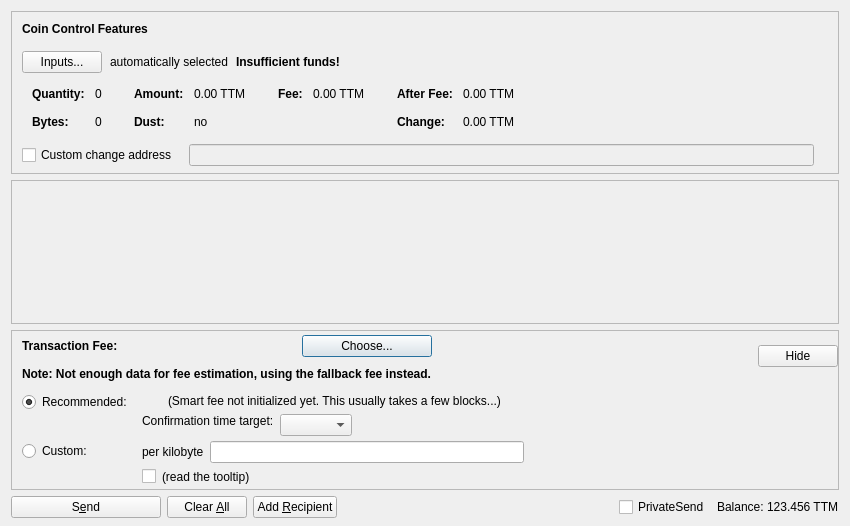
<?xml version="1.0" encoding="UTF-8"?>
<ui version="4.0">
 <class>SendCoinsDialog</class>
 <widget class="QDialog" name="SendCoinsDialog">
  <property name="geometry">
   <rect>
    <x>0</x>
    <y>0</y>
    <width>850</width>
    <height>526</height>
   </rect>
  </property>
  <property name="windowTitle">
   <string>Send Coins</string>
  </property>
  <layout class="QVBoxLayout" name="verticalLayout" stretch="0,1,0,0">
   <property name="bottomMargin">
    <number>8</number>
   </property>
   <item>
    <widget class="QFrame" name="frameCoinControl">
     <property name="sizePolicy">
      <sizepolicy hsizetype="Expanding" vsizetype="Expanding">
       <horstretch>0</horstretch>
       <verstretch>0</verstretch>
      </sizepolicy>
     </property>
     <property name="maximumSize">
      <size>
       <width>16777215</width>
       <height>16777215</height>
      </size>
     </property>
     <property name="frameShape">
      <enum>QFrame::StyledPanel</enum>
     </property>
     <property name="frameShadow">
      <enum>QFrame::Sunken</enum>
     </property>
     <layout class="QVBoxLayout" name="verticalLayoutCoinControl2">
      <property name="spacing">
       <number>0</number>
      </property>
      <property name="leftMargin">
       <number>0</number>
      </property>
      <property name="topMargin">
       <number>0</number>
      </property>
      <property name="rightMargin">
       <number>0</number>
      </property>
      <property name="bottomMargin">
       <number>6</number>
      </property>
      <item>
       <layout class="QVBoxLayout" name="verticalLayoutCoinControl" stretch="0,0,0,0,1">
        <property name="spacing">
         <number>0</number>
        </property>
        <property name="leftMargin">
         <number>10</number>
        </property>
        <property name="topMargin">
         <number>10</number>
        </property>
        <item>
         <layout class="QHBoxLayout" name="horizontalLayoutCoinControl1">
          <property name="bottomMargin">
           <number>15</number>
          </property>
          <item>
           <widget class="QLabel" name="labelCoinControlFeatures">
            <property name="sizePolicy">
             <sizepolicy hsizetype="Preferred" vsizetype="Maximum">
              <horstretch>0</horstretch>
              <verstretch>0</verstretch>
             </sizepolicy>
            </property>
            <property name="font">
             <font>
              <weight>75</weight>
              <bold>true</bold>
             </font>
            </property>
            <property name="styleSheet">
             <string notr="true">font-weight:bold;</string>
            </property>
            <property name="text">
             <string>Coin Control Features</string>
            </property>
           </widget>
          </item>
         </layout>
        </item>
        <item>
         <layout class="QHBoxLayout" name="horizontalLayoutCoinControl2" stretch="0,0,0,0">
          <property name="spacing">
           <number>8</number>
          </property>
          <property name="bottomMargin">
           <number>10</number>
          </property>
          <item>
           <widget class="QPushButton" name="pushButtonCoinControl">
            <property name="styleSheet">
             <string notr="true"/>
            </property>
            <property name="text">
             <string>Inputs...</string>
            </property>
            <property name="autoDefault">
             <bool>false</bool>
            </property>
           </widget>
          </item>
          <item>
           <widget class="QLabel" name="labelCoinControlAutomaticallySelected">
            <property name="text">
             <string>automatically selected</string>
            </property>
            <property name="margin">
             <number>5</number>
            </property>
           </widget>
          </item>
          <item>
           <widget class="QLabel" name="labelCoinControlInsuffFunds">
            <property name="font">
             <font>
              <weight>75</weight>
              <bold>true</bold>
             </font>
            </property>
            <property name="styleSheet">
             <string notr="true">font-weight:bold;</string>
            </property>
            <property name="text">
             <string>Insufficient funds!</string>
            </property>
            <property name="margin">
             <number>5</number>
            </property>
           </widget>
          </item>
          <item>
           <spacer name="horizontalSpacerCoinControl">
            <property name="orientation">
             <enum>Qt::Horizontal</enum>
            </property>
            <property name="sizeHint" stdset="0">
             <size>
              <width>40</width>
              <height>1</height>
             </size>
            </property>
           </spacer>
          </item>
         </layout>
        </item>
        <item>
         <widget class="QWidget" name="widgetCoinControl" native="true">
          <property name="sizePolicy">
           <sizepolicy hsizetype="Preferred" vsizetype="Preferred">
            <horstretch>0</horstretch>
            <verstretch>0</verstretch>
           </sizepolicy>
          </property>
          <property name="minimumSize">
           <size>
            <width>0</width>
            <height>0</height>
           </size>
          </property>
          <property name="styleSheet">
           <string notr="true"/>
          </property>
          <layout class="QHBoxLayout" name="horizontalLayoutCoinControl5">
           <property name="leftMargin">
            <number>0</number>
           </property>
           <property name="topMargin">
            <number>0</number>
           </property>
           <property name="rightMargin">
            <number>0</number>
           </property>
           <property name="bottomMargin">
            <number>0</number>
           </property>
           <item>
            <layout class="QHBoxLayout" name="horizontalLayoutCoinControl3" stretch="0,0,0,1">
             <property name="spacing">
              <number>20</number>
             </property>
             <property name="topMargin">
              <number>0</number>
             </property>
             <property name="bottomMargin">
              <number>10</number>
             </property>
             <item>
              <layout class="QFormLayout" name="formLayoutCoinControl1">
               <property name="horizontalSpacing">
                <number>10</number>
               </property>
               <property name="verticalSpacing">
                <number>14</number>
               </property>
               <property name="leftMargin">
                <number>10</number>
               </property>
               <property name="topMargin">
                <number>4</number>
               </property>
               <property name="rightMargin">
                <number>6</number>
               </property>
               <item row="0" column="0">
                <widget class="QLabel" name="labelCoinControlQuantityText">
                 <property name="font">
                  <font>
                   <weight>75</weight>
                   <bold>true</bold>
                  </font>
                 </property>
                 <property name="text">
                  <string>Quantity:</string>
                 </property>
                 <property name="margin">
                  <number>0</number>
                 </property>
                </widget>
               </item>
               <item row="0" column="1">
                <widget class="QLabel" name="labelCoinControlQuantity">
                 <property name="cursor">
                  <cursorShape>IBeamCursor</cursorShape>
                 </property>
                 <property name="contextMenuPolicy">
                  <enum>Qt::ActionsContextMenu</enum>
                 </property>
                 <property name="text">
                  <string notr="true">0</string>
                 </property>
                 <property name="margin">
                  <number>0</number>
                 </property>
                 <property name="textInteractionFlags">
                  <set>Qt::LinksAccessibleByMouse|Qt::TextSelectableByKeyboard|Qt::TextSelectableByMouse</set>
                 </property>
                </widget>
               </item>
               <item row="1" column="0">
                <widget class="QLabel" name="labelCoinControlBytesText">
                 <property name="font">
                  <font>
                   <weight>75</weight>
                   <bold>true</bold>
                  </font>
                 </property>
                 <property name="text">
                  <string>Bytes:</string>
                 </property>
                </widget>
               </item>
               <item row="1" column="1">
                <widget class="QLabel" name="labelCoinControlBytes">
                 <property name="cursor">
                  <cursorShape>IBeamCursor</cursorShape>
                 </property>
                 <property name="contextMenuPolicy">
                  <enum>Qt::ActionsContextMenu</enum>
                 </property>
                 <property name="text">
                  <string notr="true">0</string>
                 </property>
                 <property name="textInteractionFlags">
                  <set>Qt::LinksAccessibleByMouse|Qt::TextSelectableByKeyboard|Qt::TextSelectableByMouse</set>
                 </property>
                </widget>
               </item>
              </layout>
             </item>
             <item>
              <layout class="QFormLayout" name="formLayoutCoinControl2">
               <property name="horizontalSpacing">
                <number>10</number>
               </property>
               <property name="verticalSpacing">
                <number>14</number>
               </property>
               <property name="leftMargin">
                <number>6</number>
               </property>
               <property name="topMargin">
                <number>4</number>
               </property>
               <property name="rightMargin">
                <number>6</number>
               </property>
               <item row="0" column="0">
                <widget class="QLabel" name="labelCoinControlAmountText">
                 <property name="font">
                  <font>
                   <weight>75</weight>
                   <bold>true</bold>
                  </font>
                 </property>
                 <property name="text">
                  <string>Amount:</string>
                 </property>
                 <property name="margin">
                  <number>0</number>
                 </property>
                </widget>
               </item>
               <item row="0" column="1">
                <widget class="QLabel" name="labelCoinControlAmount">
                 <property name="cursor">
                  <cursorShape>IBeamCursor</cursorShape>
                 </property>
                 <property name="contextMenuPolicy">
                  <enum>Qt::ActionsContextMenu</enum>
                 </property>
                 <property name="text">
                  <string notr="true">0.00 TTM</string>
                 </property>
                 <property name="textInteractionFlags">
                  <set>Qt::LinksAccessibleByMouse|Qt::TextSelectableByKeyboard|Qt::TextSelectableByMouse</set>
                 </property>
                </widget>
               </item>
               <item row="1" column="0">
                <widget class="QLabel" name="labelCoinControlLowOutputText">
                 <property name="font">
                  <font>
                   <weight>75</weight>
                   <bold>true</bold>
                  </font>
                 </property>
                 <property name="text">
                  <string>Dust:</string>
                 </property>
                </widget>
               </item>
               <item row="1" column="1">
                <widget class="QLabel" name="labelCoinControlLowOutput">
                 <property name="cursor">
                  <cursorShape>IBeamCursor</cursorShape>
                 </property>
                 <property name="contextMenuPolicy">
                  <enum>Qt::ActionsContextMenu</enum>
                 </property>
                 <property name="text">
                  <string notr="true">no</string>
                 </property>
                 <property name="textInteractionFlags">
                  <set>Qt::LinksAccessibleByMouse|Qt::TextSelectableByKeyboard|Qt::TextSelectableByMouse</set>
                 </property>
                </widget>
               </item>
              </layout>
             </item>
             <item>
              <layout class="QFormLayout" name="formLayoutCoinControl3">
               <property name="horizontalSpacing">
                <number>10</number>
               </property>
               <property name="verticalSpacing">
                <number>14</number>
               </property>
               <property name="leftMargin">
                <number>6</number>
               </property>
               <property name="topMargin">
                <number>4</number>
               </property>
               <property name="rightMargin">
                <number>6</number>
               </property>
               <item row="0" column="0">
                <widget class="QLabel" name="labelCoinControlFeeText">
                 <property name="font">
                  <font>
                   <weight>75</weight>
                   <bold>true</bold>
                  </font>
                 </property>
                 <property name="text">
                  <string>Fee:</string>
                 </property>
                 <property name="margin">
                  <number>0</number>
                 </property>
                </widget>
               </item>
               <item row="0" column="1">
                <widget class="QLabel" name="labelCoinControlFee">
                 <property name="cursor">
                  <cursorShape>IBeamCursor</cursorShape>
                 </property>
                 <property name="contextMenuPolicy">
                  <enum>Qt::ActionsContextMenu</enum>
                 </property>
                 <property name="text">
                  <string notr="true">0.00 TTM</string>
                 </property>
                 <property name="textInteractionFlags">
                  <set>Qt::LinksAccessibleByMouse|Qt::TextSelectableByKeyboard|Qt::TextSelectableByMouse</set>
                 </property>
                </widget>
               </item>
              </layout>
             </item>
             <item>
              <layout class="QFormLayout" name="formLayoutCoinControl4">
               <property name="horizontalSpacing">
                <number>10</number>
               </property>
               <property name="verticalSpacing">
                <number>14</number>
               </property>
               <property name="leftMargin">
                <number>6</number>
               </property>
               <property name="topMargin">
                <number>4</number>
               </property>
               <property name="rightMargin">
                <number>6</number>
               </property>
               <item row="0" column="0">
                <widget class="QLabel" name="labelCoinControlAfterFeeText">
                 <property name="font">
                  <font>
                   <weight>75</weight>
                   <bold>true</bold>
                  </font>
                 </property>
                 <property name="text">
                  <string>After Fee:</string>
                 </property>
                 <property name="margin">
                  <number>0</number>
                 </property>
                </widget>
               </item>
               <item row="0" column="1">
                <widget class="QLabel" name="labelCoinControlAfterFee">
                 <property name="cursor">
                  <cursorShape>IBeamCursor</cursorShape>
                 </property>
                 <property name="contextMenuPolicy">
                  <enum>Qt::ActionsContextMenu</enum>
                 </property>
                 <property name="text">
                  <string notr="true">0.00 TTM</string>
                 </property>
                 <property name="textInteractionFlags">
                  <set>Qt::LinksAccessibleByMouse|Qt::TextSelectableByKeyboard|Qt::TextSelectableByMouse</set>
                 </property>
                </widget>
               </item>
               <item row="1" column="0">
                <widget class="QLabel" name="labelCoinControlChangeText">
                 <property name="font">
                  <font>
                   <weight>75</weight>
                   <bold>true</bold>
                  </font>
                 </property>
                 <property name="text">
                  <string>Change:</string>
                 </property>
                </widget>
               </item>
               <item row="1" column="1">
                <widget class="QLabel" name="labelCoinControlChange">
                 <property name="cursor">
                  <cursorShape>IBeamCursor</cursorShape>
                 </property>
                 <property name="contextMenuPolicy">
                  <enum>Qt::ActionsContextMenu</enum>
                 </property>
                 <property name="text">
                  <string notr="true">0.00 TTM</string>
                 </property>
                 <property name="textInteractionFlags">
                  <set>Qt::LinksAccessibleByMouse|Qt::TextSelectableByKeyboard|Qt::TextSelectableByMouse</set>
                 </property>
                </widget>
               </item>
              </layout>
             </item>
            </layout>
           </item>
          </layout>
         </widget>
        </item>
        <item>
         <layout class="QHBoxLayout" name="horizontalLayoutCoinControl4" stretch="0,0,0">
          <property name="spacing">
           <number>12</number>
          </property>
          <property name="sizeConstraint">
           <enum>QLayout::SetDefaultConstraint</enum>
          </property>
          <property name="topMargin">
           <number>5</number>
          </property>
          <property name="rightMargin">
           <number>5</number>
          </property>
          <item>
           <widget class="QCheckBox" name="checkBoxCoinControlChange">
            <property name="toolTip">
             <string>If this is activated, but the change address is empty or invalid, change will be sent to a newly generated address.</string>
            </property>
            <property name="text">
             <string>Custom change address</string>
            </property>
           </widget>
          </item>
          <item>
           <widget class="QValidatedLineEdit" name="lineEditCoinControlChange">
            <property name="enabled">
             <bool>false</bool>
            </property>
            <property name="sizePolicy">
             <sizepolicy hsizetype="Expanding" vsizetype="Fixed">
              <horstretch>0</horstretch>
              <verstretch>0</verstretch>
             </sizepolicy>
            </property>
           </widget>
          </item>
          <item>
           <widget class="QLabel" name="labelCoinControlChangeLabel">
            <property name="sizePolicy">
             <sizepolicy hsizetype="Preferred" vsizetype="Expanding">
              <horstretch>0</horstretch>
              <verstretch>0</verstretch>
             </sizepolicy>
            </property>
            <property name="minimumSize">
             <size>
              <width>0</width>
              <height>0</height>
             </size>
            </property>
            <property name="text">
             <string/>
            </property>
            <property name="margin">
             <number>3</number>
            </property>
           </widget>
          </item>
         </layout>
        </item>
        <item>
         <spacer name="verticalSpacerCoinControl">
          <property name="orientation">
           <enum>Qt::Vertical</enum>
          </property>
          <property name="sizeHint" stdset="0">
           <size>
            <width>800</width>
            <height>1</height>
           </size>
          </property>
         </spacer>
        </item>
       </layout>
      </item>
     </layout>
    </widget>
   </item>
   <item>
    <widget class="QScrollArea" name="scrollArea">
     <property name="widgetResizable">
      <bool>true</bool>
     </property>
     <widget class="QWidget" name="scrollAreaWidgetContents">
      <property name="geometry">
       <rect>
        <x>0</x>
        <y>0</y>
        <width>830</width>
        <height>104</height>
       </rect>
      </property>
      <layout class="QVBoxLayout" name="verticalLayout_2" stretch="0,1">
       <property name="leftMargin">
        <number>0</number>
       </property>
       <property name="topMargin">
        <number>0</number>
       </property>
       <property name="rightMargin">
        <number>0</number>
       </property>
       <property name="bottomMargin">
        <number>0</number>
       </property>
       <item>
        <layout class="QVBoxLayout" name="entries">
         <property name="spacing">
          <number>6</number>
         </property>
        </layout>
       </item>
       <item>
        <spacer name="verticalSpacer">
         <property name="orientation">
          <enum>Qt::Vertical</enum>
         </property>
         <property name="sizeHint" stdset="0">
          <size>
           <width>20</width>
           <height>40</height>
          </size>
         </property>
        </spacer>
       </item>
      </layout>
     </widget>
    </widget>
   </item>
   <item>
    <widget class="QFrame" name="frameFee">
     <property name="sizePolicy">
      <sizepolicy hsizetype="Expanding" vsizetype="Expanding">
       <horstretch>0</horstretch>
       <verstretch>0</verstretch>
      </sizepolicy>
     </property>
     <property name="maximumSize">
      <size>
       <width>16777215</width>
       <height>16777215</height>
      </size>
     </property>
     <property name="frameShape">
      <enum>QFrame::StyledPanel</enum>
     </property>
     <property name="frameShadow">
      <enum>QFrame::Sunken</enum>
     </property>
     <layout class="QVBoxLayout" name="verticalLayoutFee1">
      <property name="spacing">
       <number>0</number>
      </property>
      <property name="leftMargin">
       <number>0</number>
      </property>
      <property name="topMargin">
       <number>0</number>
      </property>
      <property name="rightMargin">
       <number>0</number>
      </property>
      <property name="bottomMargin">
       <number>0</number>
      </property>
      <item>
       <layout class="QVBoxLayout" name="verticalLayoutFee2" stretch="0,0,0">
        <property name="spacing">
         <number>0</number>
        </property>
        <property name="leftMargin">
         <number>10</number>
        </property>
        <property name="topMargin">
         <number>0</number>
        </property>
        <item>
         <layout class="QHBoxLayout" name="horizontalLayoutFee1">
          <property name="bottomMargin">
           <number>0</number>
          </property>
          <item>
           <layout class="QVBoxLayout" name="verticalLayoutFee7">
            <property name="spacing">
             <number>0</number>
            </property>
            <item>
             <spacer name="verticalSpacerSmartFee">
              <property name="orientation">
               <enum>Qt::Vertical</enum>
              </property>
              <property name="sizeType">
               <enum>QSizePolicy::Fixed</enum>
              </property>
              <property name="sizeHint" stdset="0">
               <size>
                <width>1</width>
                <height>4</height>
               </size>
              </property>
             </spacer>
            </item>
            <item>
             <layout class="QHBoxLayout" name="horizontalLayoutSmartFee">
              <property name="spacing">
               <number>10</number>
              </property>
              <item>
               <widget class="QLabel" name="labelFeeHeadline">
                <property name="sizePolicy">
                 <sizepolicy hsizetype="Preferred" vsizetype="Maximum">
                  <horstretch>0</horstretch>
                  <verstretch>0</verstretch>
                 </sizepolicy>
                </property>
                <property name="font">
                 <font>
                  <weight>75</weight>
                  <bold>true</bold>
                 </font>
                </property>
                <property name="styleSheet">
                 <string notr="true">font-weight:bold;</string>
                </property>
                <property name="text">
                 <string>Transaction Fee:</string>
                </property>
               </widget>
              </item>
              <item>
               <widget class="QLabel" name="labelFeeMinimized">
                <property name="text">
                 <string/>
                </property>
               </widget>
              </item>
              <item>
               <widget class="QPushButton" name="buttonChooseFee">
                <property name="text">
                 <string>Choose...</string>
                </property>
               </widget>
              </item>
             </layout>
            </item>
            <item>
             <spacer name="verticalSpacer_7">
              <property name="orientation">
               <enum>Qt::Vertical</enum>
              </property>
              <property name="sizeHint" stdset="0">
               <size>
                <width>1</width>
                <height>10</height>
               </size>
              </property>
             </spacer>
            </item>
            <item>
             <widget class="QLabel" name="fallbackFeeWarningLabel">
              <property name="toolTip">
               <string>Using the fallbackfee can result in sending a transaction that will take several hours or days (or never) to confirm. Consider choosing your fee manually or wait until you have validated the complete chain.</string>
              </property>
              <property name="font">
              <font>
                  <weight>75</weight>
                  <bold>true</bold>
              </font>
              </property>
              <property name="text">
               <string>Note: Not enough data for fee estimation, using the fallback fee instead.</string>
              </property>
              <property name="wordWrap">
               <bool>false</bool>
              </property>
             </widget>
            </item>
            <item>
             <spacer name="verticalSpacer_5">
              <property name="orientation">
               <enum>Qt::Vertical</enum>
              </property>
              <property name="sizeHint" stdset="0">
               <size>
                <width>1</width>
                <height>1</height>
               </size>
              </property>
             </spacer>
            </item>
           </layout>
          </item>
          <item>
           <spacer name="horizontalSpacer_4">
            <property name="orientation">
             <enum>Qt::Horizontal</enum>
            </property>
            <property name="sizeHint" stdset="0">
             <size>
              <width>1</width>
              <height>1</height>
             </size>
            </property>
           </spacer>
          </item>
          <item>
           <widget class="QPushButton" name="buttonMinimizeFee">
            <property name="toolTip">
             <string>collapse fee-settings</string>
            </property>
            <property name="text">
             <string>Hide</string>
            </property>
           </widget>
          </item>
         </layout>
        </item>
        <item>
         <widget class="QFrame" name="frameFeeSelection">
          <layout class="QVBoxLayout" name="verticalLayoutFee12">
           <property name="spacing">
            <number>0</number>
           </property>
           <property name="leftMargin">
            <number>0</number>
           </property>
           <property name="topMargin">
            <number>0</number>
           </property>
           <property name="rightMargin">
            <number>0</number>
           </property>
           <property name="bottomMargin">
            <number>0</number>
           </property>
           <item>
            <layout class="QGridLayout" name="gridLayoutFee">
             <property name="topMargin">
              <number>10</number>
             </property>
             <property name="bottomMargin">
              <number>4</number>
             </property>
             <property name="horizontalSpacing">
              <number>10</number>
             </property>
             <property name="verticalSpacing">
              <number>4</number>
             </property>
             <item row="1" column="1">
              <layout class="QVBoxLayout" name="verticalLayoutFee8">
               <property name="spacing">
                <number>6</number>
               </property>
               <item>
                <layout class="QHBoxLayout" name="horizontalLayoutFee13">
                 <item>
                  <widget class="QLabel" name="labelCustomPerKilobyte">
                   <property name="toolTip">
                    <string>If the custom fee is set to 1000 duffs and the transaction is only 250 bytes, then &quot;per kilobyte&quot; only pays 250 duffs in fee,&lt;br /&gt;while &quot;at least&quot; pays 1000 duffs. For transactions bigger than a kilobyte both pay by kilobyte.</string>
                   </property>
                   <property name="text">
                    <string>per kilobyte</string>
                   </property>
                  </widget>
                 </item>
                 <item>
                  <widget class="BitcoinAmountField" name="customFee"/>
                 </item>
                 <item>
                  <spacer name="horizontalSpacer_6">
                   <property name="orientation">
                    <enum>Qt::Horizontal</enum>
                   </property>
                   <property name="sizeHint" stdset="0">
                    <size>
                     <width>1</width>
                     <height>1</height>
                    </size>
                   </property>
                  </spacer>
                 </item>
                </layout>
               </item>
               <item>
                <layout class="QHBoxLayout" name="horizontalLayoutFee8">
                 <item>
                  <widget class="QCheckBox" name="checkBoxMinimumFee">
                   <property name="toolTip">
                    <string>Paying only the minimum fee is just fine as long as there is less transaction volume than space in the blocks.&lt;br /&gt;But be aware that this can end up in a never confirming transaction once there is more demand for ttm transactions than the network can process.</string>
                   </property>
                   <property name="text">
                    <string/>
                   </property>
                  </widget>
                 </item>
                 <item>
                  <widget class="QLabel" name="labelMinFeeWarning">
                   <property name="enabled">
                    <bool>true</bool>
                   </property>
                   <property name="toolTip">
                    <string>Paying only the minimum fee is just fine as long as there is less transaction volume than space in the blocks.&lt;br /&gt;But be aware that this can end up in a never confirming transaction once there is more demand for ttm transactions than the network can process.</string>
                   </property>
                   <property name="text">
                    <string>(read the tooltip)</string>
                   </property>
                   <property name="margin">
                    <number>5</number>
                   </property>
                  </widget>
                 </item>
                 <item>
                  <spacer name="horizontalSpacer_2">
                   <property name="orientation">
                    <enum>Qt::Horizontal</enum>
                   </property>
                   <property name="sizeHint" stdset="0">
                    <size>
                     <width>1</width>
                     <height>1</height>
                    </size>
                   </property>
                  </spacer>
                 </item>
                </layout>
               </item>
              </layout>
             </item>
             <item row="0" column="0">
              <layout class="QVBoxLayout" name="verticalLayoutFee4" stretch="0,1">
               <item>
                <widget class="QRadioButton" name="radioSmartFee">
                 <property name="text">
                  <string>Recommended:</string>
                 </property>
                 <property name="checked">
                  <bool>true</bool>
                 </property>
                 <attribute name="buttonGroup">
                  <string notr="true">groupFee</string>
                 </attribute>
                </widget>
               </item>
               <item>
                <spacer name="verticalSpacer_2">
                 <property name="orientation">
                  <enum>Qt::Vertical</enum>
                 </property>
                 <property name="sizeHint" stdset="0">
                  <size>
                   <width>1</width>
                   <height>1</height>
                  </size>
                 </property>
                </spacer>
               </item>
              </layout>
             </item>
             <item row="1" column="0">
              <layout class="QVBoxLayout" name="verticalLayoutFee9" stretch="0,1">
               <item>
                <widget class="QRadioButton" name="radioCustomFee">
                 <property name="text">
                  <string>Custom:</string>
                 </property>
                 <attribute name="buttonGroup">
                  <string notr="true">groupFee</string>
                 </attribute>
                </widget>
               </item>
               <item>
                <spacer name="verticalSpacer_6">
                 <property name="orientation">
                  <enum>Qt::Vertical</enum>
                 </property>
                 <property name="sizeHint" stdset="0">
                  <size>
                   <width>1</width>
                   <height>1</height>
                  </size>
                 </property>
                </spacer>
               </item>
              </layout>
             </item>
             <item row="0" column="1">
              <layout class="QVBoxLayout" name="verticalLayoutFee3" stretch="0,0,1">
               <property name="spacing">
                <number>6</number>
               </property>
               <property name="topMargin">
                <number>2</number>
               </property>
               <item>
                <layout class="QHBoxLayout" name="horizontalLayoutFee12">
                 <item>
                  <widget class="QLabel" name="labelSmartFee">
                   <property name="text">
                    <string/>
                   </property>
                   <property name="margin">
                    <number>2</number>
                   </property>
                  </widget>
                 </item>
                 <item>
                  <widget class="QLabel" name="labelFeeEstimation">
                   <property name="text">
                    <string/>
                   </property>
                  </widget>
                 </item>
                 <item>
                  <widget class="QLabel" name="labelSmartFee2">
                   <property name="text">
                    <string>(Smart fee not initialized yet. This usually takes a few blocks...)</string>
                   </property>
                   <property name="margin">
                    <number>2</number>
                   </property>
                  </widget>
                 </item>
                 <item>
                  <spacer name="horizontalSpacer_5">
                   <property name="orientation">
                    <enum>Qt::Horizontal</enum>
                   </property>
                   <property name="sizeHint" stdset="0">
                    <size>
                     <width>1</width>
                     <height>1</height>
                    </size>
                   </property>
                  </spacer>
                 </item>
                </layout>
               </item>
               <item>
                <layout class="QHBoxLayout" name="horizontalLayoutFee9">
                 <item>
                  <layout class="QVBoxLayout" name="verticalLayoutFee6">
                   <item>
                    <widget class="QLabel" name="labelSmartFee3">
                     <property name="text">
                      <string>Confirmation time target:</string>
                     </property>
                     <property name="margin">
                      <number>2</number>
                     </property>
                    </widget>
                   </item>
                   <item>
                    <spacer name="verticalSpacer_3">
                     <property name="orientation">
                      <enum>Qt::Vertical</enum>
                     </property>
                     <property name="sizeHint" stdset="0">
                      <size>
                       <width>1</width>
                       <height>1</height>
                      </size>
                     </property>
                    </spacer>
                   </item>
                  </layout>
                 </item>
                 <item>
                  <layout class="QVBoxLayout" name="verticalLayoutFee5">
                   <property name="rightMargin">
                    <number>30</number>
                   </property>
                   <item>
                    <layout class="QHBoxLayout" name="horizontalLayoutConfTarget">
                     <property name="bottomMargin">
                      <number>0</number>
                     </property>
                     <item>
                      <widget class="QComboBox" name="confTargetSelector"/>
                     </item>
                     <item>
                      <spacer name="horizontalSpacerConfTarget">
                       <property name="orientation">
                        <enum>Qt::Horizontal</enum>
                       </property>
                       <property name="sizeHint" stdset="0">
                        <size>
                         <width>40</width>
                         <height>20</height>
                        </size>
                       </property>
                      </spacer>
                     </item>
                    </layout>
                   </item>
                  </layout>
                 </item>
                </layout>
               </item>
               <item>
                <spacer name="verticalSpacer_4">
                 <property name="orientation">
                  <enum>Qt::Vertical</enum>
                 </property>
                 <property name="sizeHint" stdset="0">
                  <size>
                   <width>1</width>
                   <height>1</height>
                  </size>
                 </property>
                </spacer>
               </item>
              </layout>
             </item>
            </layout>
           </item>
          </layout>
         </widget>
        </item>
        <item>
         <spacer name="verticalSpacerFee">
          <property name="orientation">
           <enum>Qt::Vertical</enum>
          </property>
          <property name="sizeHint" stdset="0">
           <size>
            <width>800</width>
            <height>1</height>
           </size>
          </property>
         </spacer>
        </item>
       </layout>
      </item>
     </layout>
    </widget>
   </item>
   <item>
    <layout class="QHBoxLayout" name="horizontalLayout">
     <item>
      <widget class="QPushButton" name="sendButton">
       <property name="minimumSize">
        <size>
         <width>150</width>
         <height>0</height>
        </size>
       </property>
       <property name="toolTip">
        <string>Confirm the send action</string>
       </property>
       <property name="text">
        <string>S&amp;end</string>
       </property>
       <property name="autoDefault">
        <bool>false</bool>
       </property>
       <property name="default">
        <bool>false</bool>
       </property>
      </widget>
     </item>
     <item>
      <widget class="QPushButton" name="clearButton">
       <property name="sizePolicy">
        <sizepolicy hsizetype="Minimum" vsizetype="Fixed">
         <horstretch>0</horstretch>
         <verstretch>0</verstretch>
        </sizepolicy>
       </property>
       <property name="toolTip">
        <string>Clear all fields of the form.</string>
       </property>
       <property name="text">
        <string>Clear &amp;All</string>
       </property>
       <property name="autoDefault">
        <bool>false</bool>
       </property>
      </widget>
     </item>
     <item>
      <widget class="QPushButton" name="addButton">
       <property name="toolTip">
        <string>Send to multiple recipients at once</string>
       </property>
       <property name="text">
        <string>Add &amp;Recipient</string>
       </property>
       <property name="autoDefault">
        <bool>false</bool>
       </property>
      </widget>
     </item>
     <item>
      <spacer name="horizontalSpacer">
       <property name="orientation">
        <enum>Qt::Horizontal</enum>
       </property>
       <property name="sizeHint" stdset="0">
        <size>
         <width>40</width>
         <height>20</height>
        </size>
       </property>
      </spacer>
     </item>
     <item>
      <layout class="QHBoxLayout" name="horizontalLayout_2">
       <property name="spacing">
        <number>3</number>
       </property>
       <item>
        <widget class="QCheckBox" name="checkUsePrivateSend">
         <property name="minimumSize">
          <size>
           <width>95</width>
           <height>0</height>
          </size>
         </property>
         <property name="text">
          <string>PrivateSend</string>
         </property>
         <property name="checked">
          <bool>false</bool>
         </property>
        </widget>
       </item>
       <item>
        <widget class="QLabel" name="label">
         <property name="text">
          <string>Balance:</string>
         </property>
        </widget>
       </item>
       <item>
        <widget class="QLabel" name="labelBalance">
         <property name="sizePolicy">
          <sizepolicy hsizetype="Preferred" vsizetype="Fixed">
           <horstretch>0</horstretch>
           <verstretch>0</verstretch>
          </sizepolicy>
         </property>
         <property name="cursor">
          <cursorShape>IBeamCursor</cursorShape>
         </property>
         <property name="text">
          <string notr="true">123.456 TTM</string>
         </property>
         <property name="textInteractionFlags">
          <set>Qt::LinksAccessibleByMouse|Qt::TextSelectableByKeyboard|Qt::TextSelectableByMouse</set>
         </property>
        </widget>
       </item>
      </layout>
     </item>
    </layout>
   </item>
  </layout>
 </widget>
 <customwidgets>
  <customwidget>
   <class>QValidatedLineEdit</class>
   <extends>QLineEdit</extends>
   <header>qvalidatedlineedit.h</header>
  </customwidget>
  <customwidget>
   <class>BitcoinAmountField</class>
   <extends>QLineEdit</extends>
   <header>bitcoinamountfield.h</header>
   <container>1</container>
  </customwidget>
 </customwidgets>
 <resources>
  <include location="../ttm.qrc"/>
 </resources>
 <connections/>
 <buttongroups>
  <buttongroup name="groupFee"/>
 </buttongroups>
</ui>
